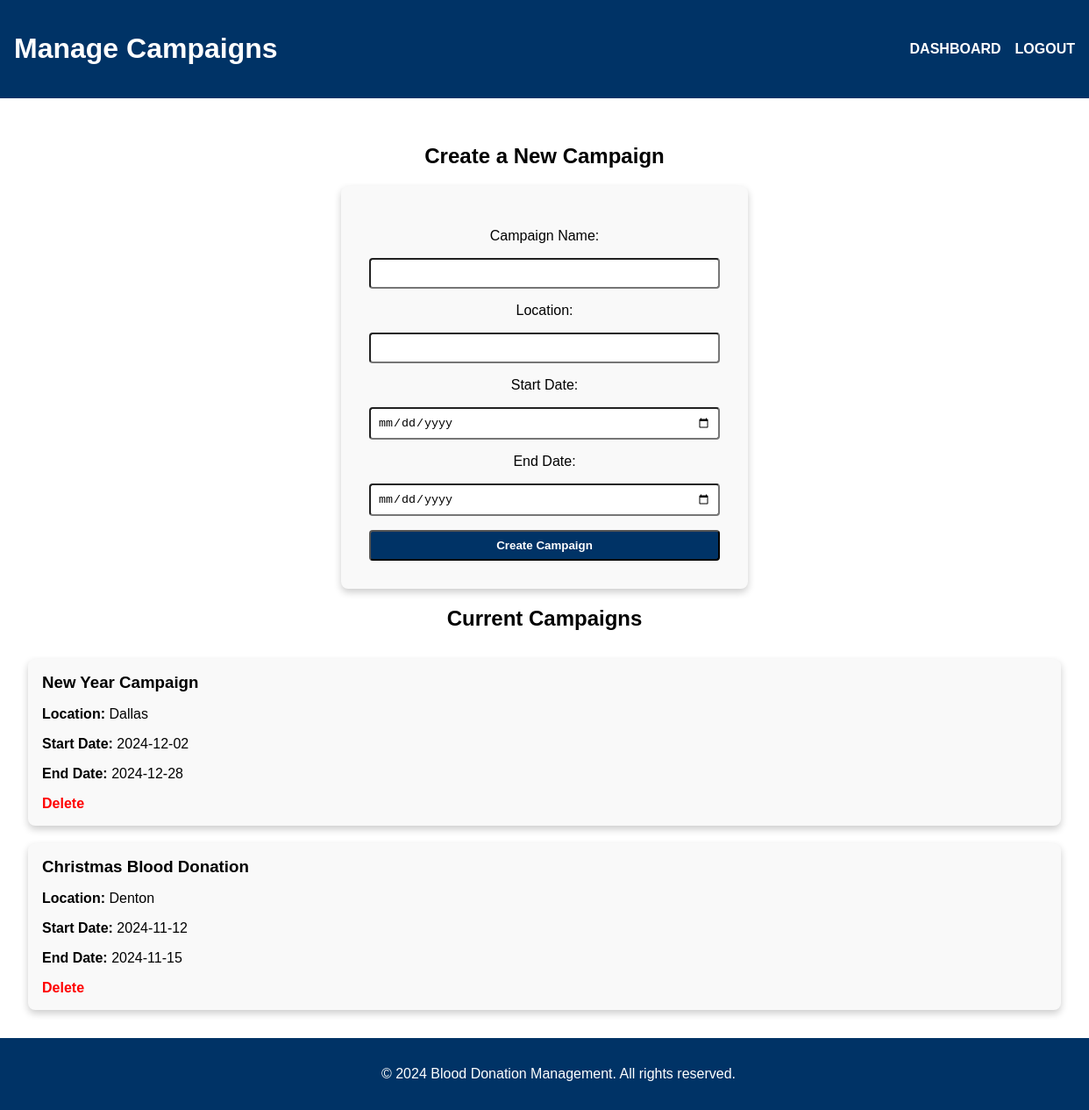
Screenshot of /backend/manage_campaigns.php (signed in) with the database file from the repository.
### tables this page shows
CREATE TABLE `campaign` (
  `campaign_id` int(11) NOT NULL,
  `camp_name` varchar(100) NOT NULL,
  `camp_location` varchar(255) DEFAULT NULL,
  `start_date` date NOT NULL,
  `end_date` date NOT NULL,
  `donor_involvement` text
);

### backend/manage_campaigns.php (the view, shortened to what this page needs)
<?php
echo "<header class='header'>
        <h1 class='title'>Manage Campaigns</h1>
        <nav>
            <ul>
                <li><a href='admin_dashboard.php'>DASHBOARD</a></li>
                <li><a href='logout.php'>LOGOUT</a></li>
            </ul>
        </nav>
      </header>";
include 'db_connect.php';
$result = $conn->query("SELECT * FROM campaign ORDER BY start_date DESC");
?>
<div class="content">
    <h2>Create a New Campaign</h2>
    <form action="manage_campaigns.php" method="POST" class="campaign-form">
        <label for="camp_name">Campaign Name:</label>
        <input type="text" id="camp_name" name="camp_name" required>
        <label for="camp_location">Location:</label>
        <input type="text" id="camp_location" name="camp_location" required>
        <label for="start_date">Start Date:</label>
        <input type="date" id="start_date" name="start_date" required>
        <label for="end_date">End Date:</label>
        <input type="date" id="end_date" name="end_date" required>
        <button type="submit">Create Campaign</button>
    </form>
    <h2>Current Campaigns</h2>
    <div class="campaign-list">
        <?php while ($campaign = $result->fetch_assoc()): ?>
            <div class="campaign-card">
                <h3><?php echo htmlspecialchars($campaign['camp_name']); ?></h3>
                <p><strong>Location:</strong> <?php echo htmlspecialchars($campaign['camp_location']); ?></p>
                <p><strong>Start Date:</strong> <?php echo htmlspecialchars($campaign['start_date']); ?></p>
                <p><strong>End Date:</strong> <?php echo htmlspecialchars($campaign['end_date']); ?></p>
                <a href="?delete_id=<?php echo $campaign['campaign_id']; ?>" class="delete-btn" onclick="return confirm('Are you sure you want to delete this campaign?');">Delete</a>
            </div>
        <?php endwhile; ?>
    </div>
</div>
<footer>
    <p>&copy; 2024 Blood Donation Management. All rights reserved.</p>
</footer>

### backend/manage_campaigns.php (style rules this page uses)
.header, footer { background-color: #003366; color: white; padding: 1rem; text-align: center; }
.header { display: flex; justify-content: space-between; align-items: center; }
.header nav ul { list-style-type: none; padding: 0; display: flex; }
.header nav ul li { margin-left: 1rem; }
.header nav ul li a { color: white; text-decoration: none; font-weight: bold; }
.content { padding: 2rem; text-align: center; flex: 1; }
.campaign-form { background: #f9f9f9; padding: 2rem; border-radius: 8px; max-width: 400px; margin: auto; box-shadow: 0 4px 8px rgba(0, 0, 0, 0.2); }
label, input, button { display: block; width: 100%; margin-top: 1rem; }
input, button { padding: 0.5rem; border-radius: 4px; }
button { background-color: #003366; color: white; font-weight: bold; cursor: pointer; }
.campaign-list { display: grid; gap: 20px; margin-top: 2rem; }
.campaign-card { background: #f9f9f9; padding: 1rem; border-radius: 8px; box-shadow: 0 4px 8px rgba(0, 0, 0, 0.2); text-align: left; }
.campaign-card h3 { margin: 0; }
.delete-btn { color: red; font-weight: bold; text-decoration: none; }
footer { margin-top: auto; width: 100%; text-align: center; }

### rows the page displays
campaign: camp_name "New Year Campaign", camp_location "Dallas", start_date "2024-12-02", end_date "2024-12-28"
campaign: camp_name "Christmas Blood Donation", camp_location "Denton", start_date "2024-11-12", end_date "2024-11-15"
